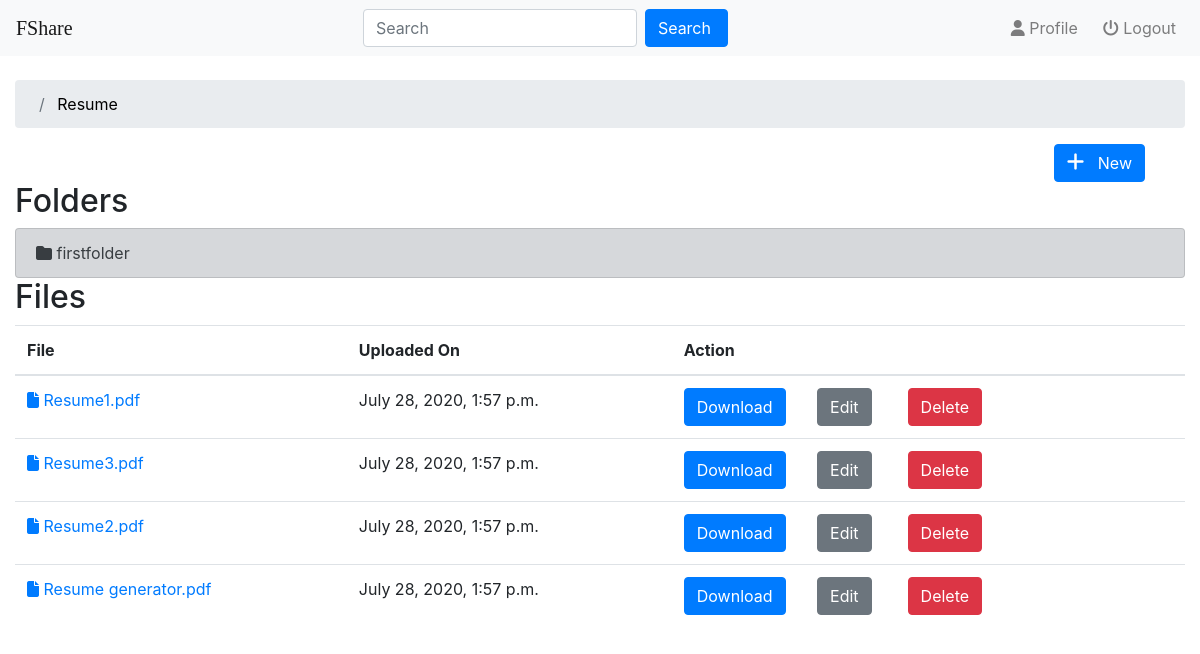
Screenshot of /fileshare/54/ with the database file from the repository.
### fileshare/models.py (models this page shows, shortened)
class Folder(models.Model):
    user = models.ForeignKey(User,on_delete=models.CASCADE,default=1)
    name = models.CharField(max_length=50)
    linkedfolder = models.ForeignKey("self",on_delete=models.CASCADE,null=True,blank=True)
    lastmodified = models.DateTimeField(auto_now=True)
    def __str__(self):
        return self.name

class File(models.Model):
    user = models.ForeignKey(User,on_delete=models.CASCADE,default=1)
    folder=models.ForeignKey(Folder,on_delete=models.CASCADE,null=True,blank=True)
    name = models.CharField(max_length=50,null=True,blank=True)
    file=models.FileField();
    created_on = models.DateTimeField(auto_now_add=True)

### fileshare/views.py (the view)
# urls.py: path('<int:folder_id>/',views.detail,name='detail'),
def detail(request,folder_id):
    folder = get_object_or_404(Folder,pk=folder_id)
    files = folder.file_set.all()
    folders = folder.folder_set.all()
    temp = folder
    parent_list = []
    parent_list.append(temp)
    while temp.linkedfolder:
        parent = temp.linkedfolder
        parent_list.append(parent)
        temp = parent
    active_folder = parent_list[0]
    parent_list.reverse()
    context={'folder':folder,'folders':folders,'files':files,'folder_id':folder_id,'parent_list':parent_list,'active_folder':active_folder}
    return render(request,'fileshare/details.html',context)

### fileshare/templates/fileshare/details.html (shortened to what this page needs)
{% extends 'fileshare/base.html' %}
{% block body %}
<ol class="breadcrumb">
  {% for parent in parent_list %}
    {% if parent is not active_folder %}
      <li class="breadcrumb-item"> <a href="{% url 'fileshare:detail' parent.id %}"> {{ parent }}</a> </li>
    {% else %}
    <li class="breadcrumb-item active" aria-current="page"><a href="{% url 'fileshare:detail' parent.id %}" style="color:black"> {{ parent }}</a></li>
    {% endif %}
  {% endfor %}
</ol>
<div class="dropdown" align="right" style="padding: 0px 40px 0px 0px">
    <button type="button" class="btn btn-primary " data-toggle="dropdown"><i class='fas fa-plus' style='font-size:20px'></i> &nbsp; New </button>
</div>
<h2>Folders</h2>
{% if folders %}
<div class="list-group">
  {% for f in folders %}
   <a href="{% url 'fileshare:detail' f.id %}" class="list-group-item list-group-item-action list-group-item-secondary "><i class='fas fa-folder'></i> {{ f }} </a>
  {% endfor %}
  </div>
{% else %}
  <h3> No folders here yet :( </h3>
{% endif %}
<h2>Files</h2>
{% if files %}
<div class="table-responsive">
   <table class="table table-hover">
     <thead style="border-color:white">
       <tr>
         <th>File</th>
         <th>Uploaded On</th>
         <th>Action</th>
       </tr>
     </thead>
     <tbody>
         {% for file in files %}
         <tr>
           <td> <a href="{{ file.file.url }}" target="_blank"><i class="fas fa-file"></i> {{ file.name }} </a> </td>
           <td> {{ file.created_on }}</td>
           <td>
             <a href="{% url 'fileshare:download' file.pk %}"><button type="button" class="btn btn-primary">Download</button></a>&nbsp;&nbsp;&nbsp;&nbsp;&nbsp;&nbsp;
             <a href="{% url 'fileshare:file-update' file.pk %}"> <button type="button" class="btn btn-secondary"> Edit </button> </a>&nbsp;&nbsp;&nbsp;&nbsp;&nbsp;&nbsp;
             <button type="button" class="btn btn-danger" data-toggle="modal" data-target="#myModal{{file.pk}}">Delete </button>
           </td>
         </tr>
        {% endfor %}
     </tbody>
   </table>
 </div>
{% else %}
<h3> No files here yet :( </h3>
{% endif %}
{% endblock %}

### rows the page displays
Folder: name "Resume"
Folder: name "firstfolder"
File: name "Resume1.pdf", created_on "July 28, 2020, 1:57 p.m."
File: name "Resume3.pdf", created_on "July 28, 2020, 1:57 p.m."
File: name "Resume2.pdf", created_on "July 28, 2020, 1:57 p.m."
File: name "Resume generator.pdf", created_on "July 28, 2020, 1:57 p.m."
